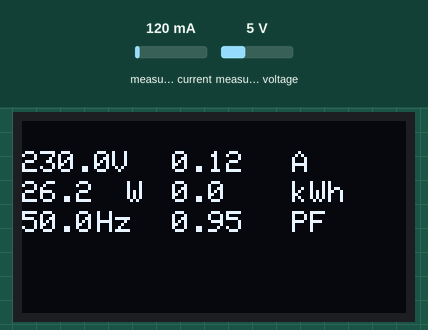
The sketch below on a simulated ESP32. On the bench: 128×64 one-colour display. The test bench sets the inputs (shaded band); at power-on: measured current 120 mA, measured voltage 5 V. WiFi joins after 1.5 s; servers stay silent unless stated; what the sketch prints to the serial monitor is not drawn.

Above: at 8.0 s.
8.1 s: measured current set to 40 mA
At 10.1 s:
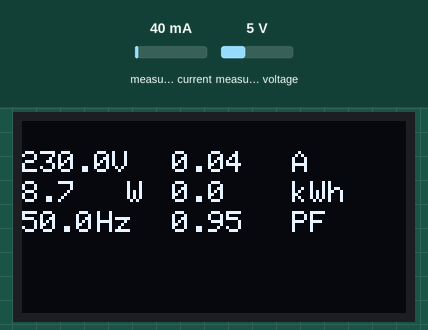
10.4 s: measured voltage set to 0.3 V
At 11.6 s:
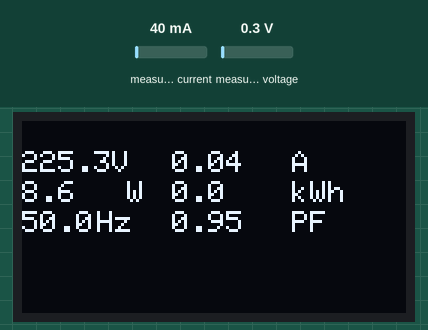
12.4 s: measured current set to 500 mA
At 14.1 s:
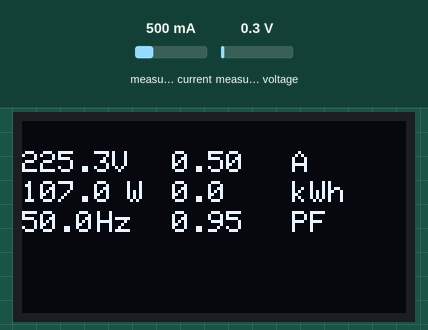
14.4 s: measured voltage set to 3.8 V
At 16.0 s:
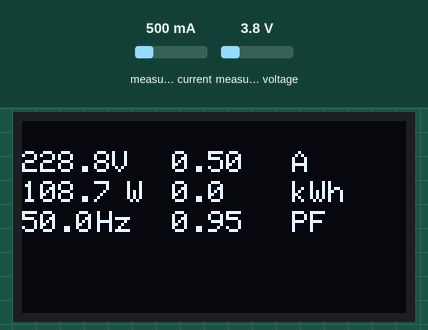
Timing chart, 0 to 17.4 s (numbered marks = the images above; inputs shaded):
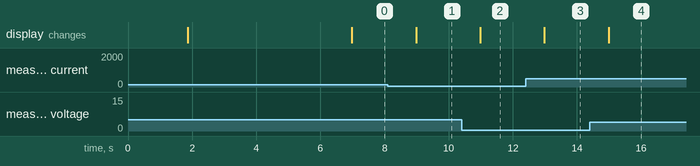

The sketch:

Blynk_PZEM_OLED_1f.ino
```cpp
#include <Wire.h>
#include <Adafruit_GFX.h>
#include <Adafruit_SSD1306.h>

#define SCREEN_WIDTH 128 // OLED width,  in pixels
#define SCREEN_HEIGHT 64 // OLED height, in pixels

Adafruit_SSD1306 oled(SCREEN_WIDTH, SCREEN_HEIGHT, &Wire, -1);

// 'Adik Technology ©', 128x64px
const unsigned char AdikBitmap [] PROGMEM = {
  0xff, 0xff, 0xff, 0xff, 0xff, 0xff, 0xff, 0xff, 0xff, 0xff, 0xff, 0xff, 0xff, 0xff, 0xff, 0xff,
  0xff, 0xff, 0xff, 0xff, 0xff, 0xff, 0xff, 0xff, 0xff, 0xff, 0xff, 0xff, 0xff, 0xff, 0xff, 0xff,
  0xff, 0xff, 0xff, 0xff, 0xff, 0xff, 0xff, 0xff, 0xff, 0xff, 0xff, 0xff, 0xff, 0xff, 0xff, 0xff,
  0xff, 0xff, 0xff, 0xff, 0xff, 0xff, 0xff, 0xff, 0xff, 0xff, 0xff, 0xff, 0xff, 0xff, 0xff, 0xff,
  0xff, 0xff, 0xff, 0xff, 0xff, 0xff, 0xff, 0xff, 0xff, 0xff, 0xff, 0xff, 0xff, 0xff, 0xff, 0xff,
  0xff, 0xff, 0xff, 0xff, 0xff, 0xff, 0xff, 0xff, 0xff, 0xff, 0xff, 0xff, 0xff, 0xff, 0xff, 0xff,
  0xff, 0xff, 0xff, 0xff, 0xff, 0xff, 0xff, 0xff, 0xff, 0xff, 0xff, 0xff, 0xff, 0xff, 0xff, 0xff,
  0xff, 0xff, 0xff, 0xff, 0xff, 0xff, 0xff, 0xff, 0xff, 0xff, 0xff, 0xff, 0xff, 0xff, 0xff, 0xff,
  0xff, 0xff, 0xff, 0xff, 0xff, 0xff, 0xff, 0xff, 0xff, 0xff, 0xff, 0xff, 0xff, 0xff, 0xff, 0xff,
  0xff, 0xff, 0xff, 0xff, 0xff, 0xff, 0xff, 0xff, 0xff, 0xff, 0xff, 0xff, 0xff, 0xff, 0xff, 0xff,
  0xff, 0xff, 0xff, 0xff, 0xff, 0xff, 0xff, 0xff, 0xff, 0xff, 0xff, 0xff, 0xff, 0xff, 0xff, 0xff,
  0xff, 0xff, 0xff, 0xff, 0xff, 0xff, 0xff, 0xff, 0xff, 0xff, 0xff, 0xff, 0xff, 0xff, 0xff, 0xff,
  0xff, 0xff, 0xff, 0xff, 0xff, 0xff, 0xff, 0xff, 0xff, 0xff, 0xff, 0xff, 0xff, 0xff, 0xff, 0xff,
  0xff, 0xff, 0xff, 0xff, 0xff, 0xff, 0xff, 0xff, 0xff, 0xff, 0xff, 0xff, 0xff, 0xff, 0xff, 0xff,
  0xff, 0xff, 0xff, 0xff, 0xff, 0xff, 0xff, 0xff, 0xff, 0xff, 0xff, 0xff, 0xff, 0xff, 0xff, 0xff,
  0xff, 0xff, 0xff, 0xff, 0xff, 0xff, 0xff, 0xff, 0xff, 0xff, 0xff, 0xff, 0xff, 0xff, 0xff, 0xff,
  0xff, 0xff, 0xff, 0xff, 0xff, 0xff, 0xff, 0xff, 0xff, 0xff, 0xff, 0xff, 0xff, 0xff, 0xff, 0xff,
  0xf0, 0x00, 0x00, 0x00, 0x00, 0x0f, 0xff, 0x07, 0xe0, 0x1f, 0xc0, 0x1f, 0x01, 0xf0, 0x07, 0x1f,
  0xf0, 0x00, 0x00, 0x00, 0x00, 0x07, 0xff, 0x07, 0xe0, 0x0f, 0xc0, 0x1e, 0x00, 0xf8, 0xc7, 0x1f,
  0xf8, 0x00, 0x00, 0x00, 0x00, 0x03, 0xfe, 0x07, 0xe0, 0x07, 0xc0, 0x3c, 0x18, 0x7c, 0xc2, 0x1f,
  0xfc, 0x00, 0x00, 0x00, 0x00, 0x03, 0xfe, 0x07, 0xe3, 0xc3, 0xc7, 0xf8, 0x7c, 0x7c, 0xc2, 0x1f,
  0xfe, 0x00, 0x00, 0x00, 0x00, 0x03, 0xfc, 0x47, 0xe3, 0xc3, 0x87, 0xf8, 0xfc, 0x3c, 0xc8, 0x9f,
  0xff, 0x00, 0x00, 0x00, 0x00, 0x03, 0xfc, 0x47, 0xc3, 0xe3, 0x87, 0xf0, 0xfc, 0x3c, 0xc8, 0x9f,
  0xff, 0x80, 0x00, 0x00, 0x00, 0x03, 0xf8, 0xe7, 0xc7, 0xe3, 0x80, 0x71, 0xfc, 0x3c, 0xc8, 0x9f,
  0xff, 0x80, 0x00, 0x00, 0x00, 0x07, 0xf8, 0xe3, 0xc7, 0xc3, 0x80, 0x71, 0xfc, 0x3d, 0xed, 0x9f,
  0xff, 0xc0, 0x00, 0x00, 0x00, 0x07, 0xf1, 0xe3, 0xc7, 0xc3, 0x80, 0x71, 0xfc, 0x7f, 0xff, 0xff,
  0xff, 0xe0, 0x00, 0x00, 0x00, 0x07, 0xf0, 0x03, 0xc7, 0xc7, 0x0f, 0xf1, 0xfc, 0x7f, 0xff, 0xff,
  0xff, 0xff, 0xff, 0xff, 0x00, 0x07, 0xe0, 0x03, 0x87, 0x87, 0x1f, 0xf1, 0xf8, 0x7f, 0xff, 0xff,
  0xff, 0xff, 0xff, 0xfe, 0x00, 0x0f, 0xe0, 0x03, 0x8f, 0x87, 0x1f, 0xf1, 0xf8, 0xff, 0xff, 0xff,
  0xff, 0xff, 0xff, 0xfe, 0x00, 0x0f, 0xc7, 0xe3, 0x8e, 0x0f, 0x1f, 0xf0, 0xe0, 0xff, 0xff, 0xff,
  0xff, 0xe0, 0x00, 0xfe, 0x00, 0x0f, 0xc7, 0xe3, 0x80, 0x1f, 0x00, 0xf8, 0x01, 0xff, 0xff, 0xff,
  0xff, 0xe0, 0x00, 0xfc, 0x00, 0x0f, 0x8f, 0xe3, 0x00, 0x3e, 0x00, 0xfc, 0x03, 0xff, 0xff, 0xff,
  0xff, 0xc0, 0x01, 0xfc, 0x00, 0x1f, 0x9f, 0xf3, 0xa7, 0xff, 0x01, 0xff, 0x1f, 0xff, 0xff, 0xff,
  0xff, 0xc0, 0x00, 0x00, 0x00, 0x1f, 0xff, 0xff, 0xff, 0xff, 0xff, 0xff, 0xff, 0xff, 0xff, 0xff,
  0xff, 0xc0, 0x00, 0x00, 0x00, 0x1f, 0xff, 0xff, 0xff, 0xff, 0xff, 0xff, 0xff, 0xff, 0xff, 0xff,
  0xff, 0xc0, 0x00, 0x00, 0x00, 0x3f, 0xff, 0xff, 0xff, 0xff, 0xff, 0xff, 0xff, 0xff, 0xff, 0xff,
  0xff, 0x80, 0x00, 0x00, 0x00, 0x3f, 0xff, 0xff, 0xff, 0xff, 0xff, 0xff, 0xff, 0xff, 0xff, 0xff,
  0xff, 0x80, 0x00, 0x00, 0x00, 0x3f, 0xff, 0xff, 0xff, 0x3f, 0xff, 0xff, 0xdf, 0xff, 0xff, 0xff,
  0xff, 0x80, 0x00, 0x00, 0x00, 0x3f, 0x01, 0xff, 0xff, 0x3f, 0xff, 0xff, 0x9f, 0xff, 0xff, 0xff,
  0xff, 0x00, 0x03, 0xf0, 0x00, 0x7f, 0x01, 0xff, 0xfe, 0x7f, 0xff, 0xff, 0x9f, 0xff, 0xff, 0xff,
  0xff, 0x00, 0x07, 0xf0, 0x00, 0x7f, 0xcf, 0x87, 0x86, 0x07, 0x67, 0xc7, 0x9c, 0x3c, 0x03, 0x9f,
  0xff, 0x00, 0x07, 0xf0, 0x00, 0x7f, 0xcf, 0x03, 0x06, 0x07, 0x03, 0x03, 0x98, 0x18, 0x13, 0x9f,
  0xff, 0x00, 0x07, 0xe0, 0x00, 0x7f, 0xcf, 0x33, 0x3e, 0x66, 0x33, 0x33, 0x11, 0x99, 0x99, 0x3f,
  0xfe, 0x00, 0x0f, 0xe0, 0x00, 0xff, 0xce, 0x02, 0x7e, 0x66, 0x72, 0x33, 0x33, 0x99, 0x39, 0x3f,
  0xfe, 0x00, 0x0f, 0xe0, 0x00, 0xff, 0x9e, 0x0e, 0x7c, 0xe6, 0x62, 0x73, 0x33, 0x98, 0x38, 0x7f,
  0xfe, 0x00, 0x0f, 0xe0, 0x00, 0xff, 0x9e, 0x7e, 0x7c, 0xe6, 0x66, 0x73, 0x33, 0x19, 0xf8, 0x7f,
  0xfe, 0x00, 0x0f, 0xc0, 0x01, 0xff, 0x9e, 0x26, 0x0c, 0xc6, 0x67, 0x07, 0x30, 0x31, 0xf8, 0xff,
  0xfc, 0x00, 0x1f, 0xc0, 0x01, 0xff, 0x9f, 0x07, 0x0c, 0xcc, 0xe7, 0x0e, 0x78, 0x70, 0x38, 0xff,
  0xfc, 0x00, 0x1f, 0xc0, 0x01, 0xff, 0xff, 0xff, 0xff, 0xff, 0xff, 0xff, 0xff, 0xe7, 0x39, 0xff,
  0xff, 0xff, 0xff, 0xff, 0xff, 0xff, 0xff, 0xff, 0xff, 0xff, 0xff, 0xff, 0xff, 0xe7, 0x31, 0xff,
  0xff, 0xff, 0xff, 0xff, 0xff, 0xff, 0xff, 0xff, 0xff, 0xff, 0xff, 0xff, 0xff, 0xe0, 0x63, 0xff,
  0xff, 0xff, 0xff, 0xff, 0xff, 0xff, 0xff, 0xff, 0xff, 0xff, 0xff, 0xff, 0xff, 0xff, 0xff, 0xff,
  0xff, 0xff, 0xff, 0xff, 0xff, 0xff, 0xff, 0xff, 0xff, 0xff, 0xff, 0xff, 0xff, 0xff, 0xff, 0xff,
  0xff, 0xff, 0xff, 0xff, 0xff, 0xff, 0xff, 0xff, 0xff, 0xff, 0xff, 0xff, 0xff, 0xff, 0xff, 0xff,
  0xff, 0xff, 0xff, 0xff, 0xff, 0xff, 0xff, 0xff, 0xff, 0xff, 0xff, 0xff, 0xff, 0xff, 0xff, 0xff,
  0xff, 0xff, 0xff, 0xff, 0xff, 0xff, 0xff, 0xff, 0xff, 0xff, 0xff, 0xff, 0xff, 0xff, 0xff, 0xff,
  0xff, 0xff, 0xff, 0xff, 0xff, 0xff, 0xff, 0xff, 0xff, 0xff, 0xff, 0xff, 0xff, 0xff, 0xff, 0xff,
  0xff, 0xff, 0xff, 0xff, 0xff, 0xff, 0xff, 0xff, 0xff, 0xff, 0xff, 0xff, 0xff, 0xff, 0xff, 0xff,
  0xff, 0xff, 0xff, 0xff, 0xff, 0xff, 0xff, 0xff, 0xff, 0xff, 0xff, 0xff, 0xff, 0xff, 0xff, 0xff,
  0xff, 0xff, 0xff, 0xff, 0xff, 0xff, 0xff, 0xff, 0xff, 0xff, 0xff, 0xff, 0xff, 0xff, 0xff, 0xff,
  0xff, 0xff, 0xff, 0xff, 0xff, 0xff, 0xff, 0xff, 0xff, 0xff, 0xff, 0xff, 0xff, 0xff, 0xff, 0xff,
  0xff, 0xff, 0xff, 0xff, 0xff, 0xff, 0xff, 0xff, 0xff, 0xff, 0xff, 0xff, 0xff, 0xff, 0xff, 0xff,
  0xff, 0xff, 0xff, 0xff, 0xff, 0xff, 0xff, 0xff, 0xff, 0xff, 0xff, 0xff, 0xff, 0xff, 0xff, 0xff,
  0xff, 0xff, 0xff, 0xff, 0xff, 0xff, 0xff, 0xff, 0xff, 0xff, 0xff, 0xff, 0xff, 0xff, 0xff, 0xff
};


#define BLYNK_TEMPLATE_ID "TMPLUV2L_lh7"
#define BLYNK_DEVICE_NAME "FVE"
#define BLYNK_AUTH_TOKEN "Gurl2O0DoNv46y8iKKJmNTx1w15NLJ7l"

#define BLYNK_PRINT Serial

#include <WiFi.h>
#include <WiFiClient.h>
#include <BlynkSimpleEsp32.h>

char auth[] = BLYNK_AUTH_TOKEN;
char ssid[] = "iHome";
char pass[] = "202PuskaS";

#include <PZEM004Tv30.h>

PZEM004Tv30 pzem(Serial2, 16, 17);

BlynkTimer timer;

BLYNK_WRITE(V10) {  // vPin is the Virtual Pin assigned to a Button Widget
 if (param.asInt() == 1) {
    pzem.resetEnergy();
  }
 Blynk.virtualWrite(V10, 0);
}

void sendSensor()
{

  oled.setTextSize(1);         // set text size
  oled.setTextColor(WHITE);    // set text color
  oled.setCursor(0, 10);       // set position to display
  //oled.println("Monitoring siete"); // set text
  //oled.display();             // display on OLED
  oled.clearDisplay(); // clear display


    Serial.print("Custom Address:");
    Serial.println(pzem.readAddress(), HEX);
    // Read the data from the sensor
    float voltage = pzem.voltage();
    float current = pzem.current();
    float power = pzem.power();
    float energy = pzem.energy();
    float frequency = pzem.frequency();
    float pf = pzem.pf();

    if(isnan(voltage) || isnan(current) || isnan(power) || isnan(frequency) || isnan(pf)){
        Serial.println("Error reading data");
        oled.setCursor(0, 20);       // set position to display
        oled.println("Chyba pri citani dat"); // set text
        oled.setCursor(0, 35);       // set position to display
        oled.println("Skondroluj napajanie modulu"); // set text
        oled.display();
        int casovac = 0;
        for (int i=0; i<=3; i++) {
          delay(500);
          oled.setCursor(35+casovac, 43);
          oled.println(".");
          oled.display();
          casovac = casovac+5;
          }


    } else {

        // Print the values to the Serial console
        Serial.print("Voltage: ");      Serial.print(voltage);      Serial.println("V");
        oled.setCursor(0, 10);       // set position to display
        oled.println(voltage, 1); // set text
        oled.setCursor(30, 10);       // set position to display
        oled.println("V"); // set text


        Serial.print("Current: ");      Serial.print(current);      Serial.println("A");
        oled.setCursor(50, 10);       // set position to display
        oled.println(current); // set text
        oled.setCursor(90, 10);       // set position to display
        oled.println("A"); // set text


        Serial.print("Power: ");        Serial.print(power);        Serial.println("W");
        oled.setCursor(0, 20);       // set position to display
        oled.println(power,1); // set text
        oled.setCursor(35, 20);       // set position to display
        oled.println("W"); // set text


        Serial.print("Energy: ");       Serial.print(energy,3);     Serial.println("kWh");
        oled.setCursor(50, 20);       // set position to display
        oled.println(energy,1); // set text
        oled.setCursor(90, 20);       // set position to display
        oled.println("kWh"); // set text

        Serial.print("Frequency: ");    Serial.print(frequency, 1); Serial.println("Hz");
        oled.setCursor(0, 30);       // set position to display
        oled.println(frequency, 1); // set text
        oled.setCursor(25, 30);       // set position to display
        oled.println("Hz"); // set text

        Serial.print("PF: ");           Serial.println(pf);
        oled.setCursor(50, 30);       // set position to display
        oled.println(pf); // set text
        oled.setCursor(90, 30);       // set position to display
        oled.println("PF"); // set text
        oled.display();

        Blynk.virtualWrite(V100, voltage);
        Blynk.virtualWrite(V101, current);
        Blynk.virtualWrite(V102, power);
        Blynk.virtualWrite(V103, energy);
        Blynk.virtualWrite(V104, frequency);
        Blynk.virtualWrite(V105, pf);
    }
}


void setup()
{
  Serial.begin(9600);

  Blynk.begin(auth, ssid, pass);

  if (!oled.begin(SSD1306_SWITCHCAPVCC, 0x3C)) {
    Serial.println(F("failed to start SSD1306 OLED"));
    while (1);
  }
    oled.clearDisplay(); // clear display
    oled.drawBitmap(0,0, AdikBitmap, 128, 64, 1);
    oled.display();
    delay(3000);
    oled.clearDisplay();

    timer.setInterval(1000L, sendSensor);


  delay(2000);
  oled.clearDisplay();
}

void loop()
{
  Blynk.run();
  timer.run();
}
```

Measured:
- after the input at 8.1 s, the display: changes after 0.88 s (image 1)
- after the input at 10.4 s, the display: changes after 0.58 s (image 2)
- after the input at 12.4 s, the display: changes after 0.58 s (image 3)
- after the input at 14.4 s, the display: changes after 0.58 s (image 4)
